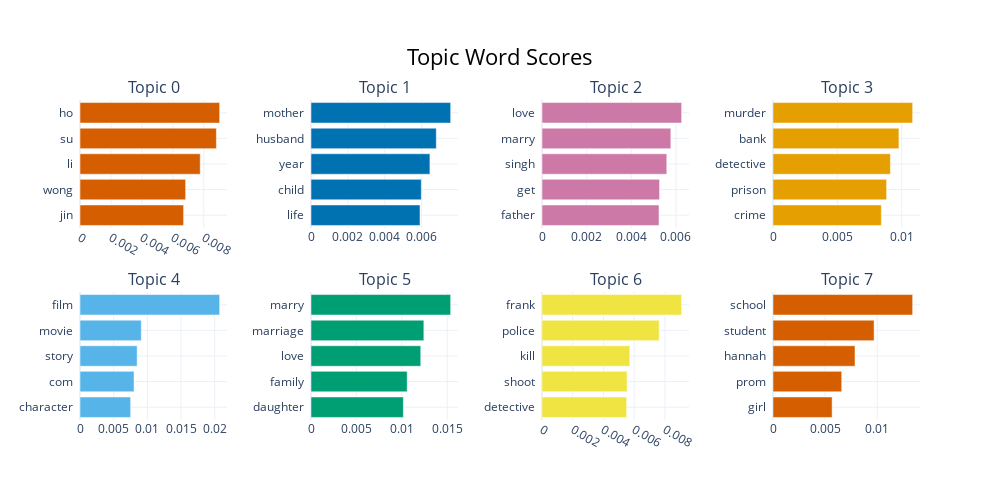

Notebook code for this chart:
### Markdown cell above
Our algorithm provides 227 different topics. We have to explore the topics to understand if they make sense and if some are redundant or useless.

### Code cell
# Visualise topics by dominant words
topic_model.visualize_barchart()

### Figure 1 — Plotly figure (JSON) as saved in the notebook; plotly's stock layout.template omitted (floating-point values rounded to 4 significant figures)
{"data": [{"marker": {"color": "#D55E00"}, "orientation": "h", "type": "bar", "x": [0.006697, 0.006827, 0.007771, 0.008816, 0.009027], "xaxis": "x", "y": ["jin  ", "wong  ", "li  ", "su  ", "ho  "], "yaxis": "y"}, {"marker": {"color": "#0072B2"}, "orientation": "h", "type": "bar", "x": [0.005907, 0.005977, 0.006444, 0.00679, 0.007568], "xaxis": "x2", "y": ["life  ", "child  ", "year  ", "husband  ", "mother  "], "yaxis": "y2"}, {"marker": {"color": "#CC79A7"}, "orientation": "h", "type": "bar", "x": [0.005244, 0.005268, 0.005592, 0.005774, 0.006258], "xaxis": "x3", "y": ["father  ", "get  ", "singh  ", "marry  ", "love  "], "yaxis": "y3"}, {"marker": {"color": "#E69F00"}, "orientation": "h", "type": "bar", "x": [0.008415, 0.008824, 0.00912, 0.009781, 0.01085], "xaxis": "x4", "y": ["crime  ", "prison  ", "detective  ", "bank  ", "murder  "], "yaxis": "y4"}, {"marker": {"color": "#56B4E9"}, "orientation": "h", "type": "bar", "x": [0.007519, 0.008022, 0.008483, 0.009101, 0.02073], "xaxis": "x5", "y": ["character  ", "com  ", "story  ", "movie  ", "film  "], "yaxis": "y5"}, {"marker": {"color": "#009E73"}, "orientation": "h", "type": "bar", "x": [0.01017, 0.01059, 0.01209, 0.01243, 0.01538], "xaxis": "x6", "y": ["daughter  ", "family  ", "love  ", "marriage  ", "marry  "], "yaxis": "y6"}, {"marker": {"color": "#F0E442"}, "orientation": "h", "type": "bar", "x": [0.005511, 0.005536, 0.005716, 0.007625, 0.00909], "xaxis": "x7", "y": ["detective  ", "shoot  ", "kill  ", "police  ", "frank  "], "yaxis": "y7"}, {"marker": {"color": "#D55E00"}, "orientation": "h", "type": "bar", "x": [0.005673, 0.006594, 0.007869, 0.009698, 0.0134], "xaxis": "x8", "y": ["girl  ", "prom  ", "hannah  ", "student  ", "school  "], "yaxis": "y8"}], "layout": {"annotations": [{"font": {"size": 16}, "showarrow": false, "text": "Topic 0", "x": 0.0875, "xanchor": "center", "xref": "paper", "y": 1, "yanchor": "bottom", "yref": "paper"}, {"font": {"size": 16}, "showarrow": false, "text": "Topic 1", "x": 0.3625, "xanchor": "center", "xref": "paper", "y": 1, "yanchor": "bottom", "yref": "paper"}, {"font": {"size": 16}, "showarrow": false, "text": "Topic 2", "x": 0.6375, "xanchor": "center", "xref": "paper", "y": 1, "yanchor": "bottom", "yref": "paper"}, {"font": {"size": 16}, "showarrow": false, "text": "Topic 3", "x": 0.9125, "xanchor": "center", "xref": "paper", "y": 1, "yanchor": "bottom", "yref": "paper"}, {"font": {"size": 16}, "showarrow": false, "text": "Topic 4", "x": 0.0875, "xanchor": "center", "xref": "paper", "y": 0.4, "yanchor": "bottom", "yref": "paper"}, {"font": {"size": 16}, "showarrow": false, "text": "Topic 5", "x": 0.3625, "xanchor": "center", "xref": "paper", "y": 0.4, "yanchor": "bottom", "yref": "paper"}, {"font": {"size": 16}, "showarrow": false, "text": "Topic 6", "x": 0.6375, "xanchor": "center", "xref": "paper", "y": 0.4, "yanchor": "bottom", "yref": "paper"}, {"font": {"size": 16}, "showarrow": false, "text": "Topic 7", "x": 0.9125, "xanchor": "center", "xref": "paper", "y": 0.4, "yanchor": "bottom", "yref": "paper"}], "height": 500, "hoverlabel": {"bgcolor": "white", "font": {"family": "Rockwell", "size": 16}}, "showlegend": false, "title": {"font": {"color": "Black", "size": 22}, "text": "Topic Word Scores", "x": 0.5, "xanchor": "center", "yanchor": "top"}, "width": 1000, "xaxis": {"anchor": "y", "domain": [0, 0.175], "showgrid": true}, "xaxis2": {"anchor": "y2", "domain": [0.275, 0.45], "showgrid": true}, "xaxis3": {"anchor": "y3", "domain": [0.55, 0.725], "showgrid": true}, "xaxis4": {"anchor": "y4", "domain": [0.825, 1], "showgrid": true}, "xaxis5": {"anchor": "y5", "domain": [0, 0.175], "showgrid": true}, "xaxis6": {"anchor": "y6", "domain": [0.275, 0.45], "showgrid": true}, "xaxis7": {"anchor": "y7", "domain": [0.55, 0.725], "showgrid": true}, "xaxis8": {"anchor": "y8", "domain": [0.825, 1], "showgrid": true}, "yaxis": {"anchor": "x", "domain": [0.6, 1], "showgrid": true}, "yaxis2": {"anchor": "x2", "domain": [0.6, 1], "showgrid": true}, "yaxis3": {"anchor": "x3", "domain": [0.6, 1], "showgrid": true}, "yaxis4": {"anchor": "x4", "domain": [0.6, 1], "showgrid": true}, "yaxis5": {"anchor": "x5", "domain": [0, 0.4], "showgrid": true}, "yaxis6": {"anchor": "x6", "domain": [0, 0.4], "showgrid": true}, "yaxis7": {"anchor": "x7", "domain": [0, 0.4], "showgrid": true}, "yaxis8": {"anchor": "x8", "domain": [0, 0.4], "showgrid": true}}}
